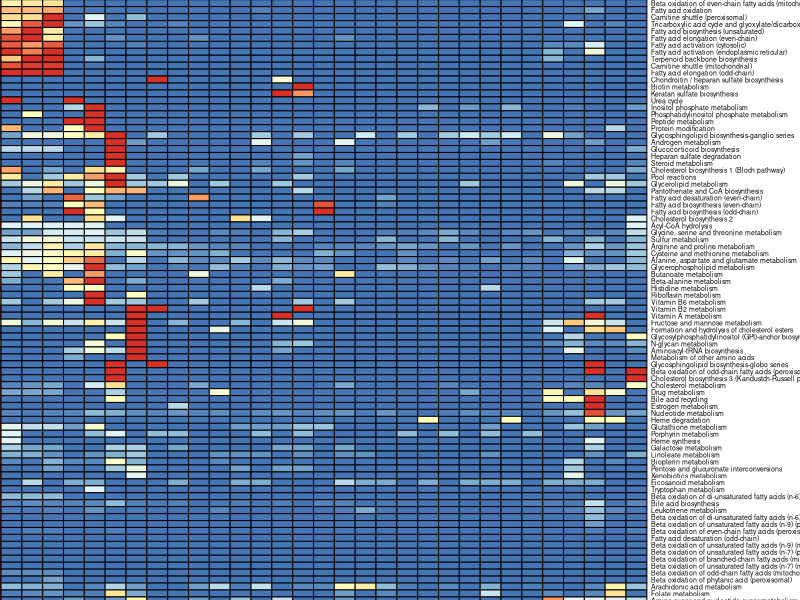

This figure's R source:
library(pheatmap)
library(RColorBrewer)
mat = read.csv('output/subsys_annotation_for_enriched_rxns_heatmap.csv')
boundary = read.csv('output/subsys_annotation_for_enriched_rxns_colnames.csv')

heatTbl = mat[,2:ncol(mat)]
colnames(heatTbl) = boundary$Var1[1:(ncol(mat)-1)]
rownames(heatTbl) = mat$Row

dev.off()
pdf('figures/subsys_annotation_of_enriched_rxns.pdf',width = 24,height = 14)
pheatmap(heatTbl, breaks = seq(0,1,0.001),color = colorRampPalette(rev(brewer.pal(n = 7, name =
                                                                                   "RdYlBu")))(1000),
         # clustering_distance_rows = as.dist(1 - rows.cor),
         # legend_breaks = seq2,legend_labels = legend_labels,
         border_color = 'black',
         fontsize = 8,fontsize_row = 5, fontsize_col = 8,
         cellwidth = 15, cellheight = 5,
         cluster_rows = TRUE,cluster_cols = TRUE,
         angle_col = 45)

dev.off()

